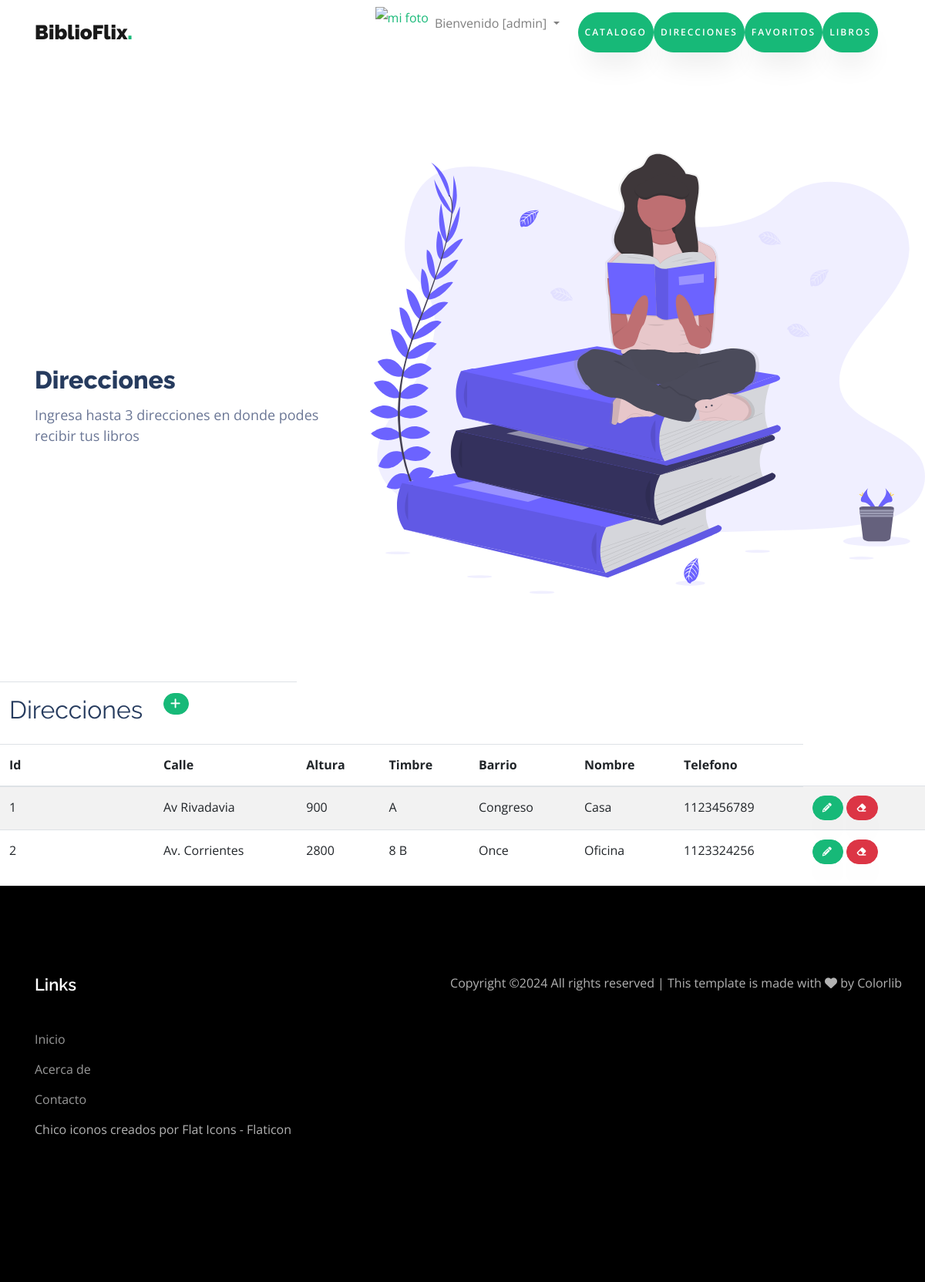
Page /direcciones/ (signed in) on the committed database.
### biblio/models.py (models this page shows, shortened)
class Direccion(models.Model):
    calle = models.CharField(max_length=100)
    altura = models.IntegerField()
    timbre = models.CharField(max_length=50, default='Sin timbre')
    barrio = models.CharField(max_length=50)
    nombre = models.CharField(max_length=50, default='Sin nombre')
    telefono = models.IntegerField()
    class Meta:
        verbose_name = "Direccion"
        verbose_name_plural = "Direcciones"

### biblio/views.py (the view)
# urls.py: path('direcciones/', direcciones, name="direcciones"),
@login_required
def direcciones(request):
    contexto = {"direcciones": Direccion.objects.all()}
    return render(request, "biblio/direcciones.html", contexto)

### biblio/templates/biblio/direcciones.html (shortened to what this page needs)
{% extends "biblio/index.html" %}
{% block titulo %}
<h2>Direcciones</h2>
<p>Ingresa hasta 3 direcciones en donde podes recibir tus libros</p>
{% endblock titulo %}
{% block contenido %}
<table class="table table-striped">
    <thead>
        <tr>
            <td width="200"><h2>Direcciones</h2></td>
            <td>
                <a
                href="{% url 'direccionesForm' %}"
                class="btn btn-primary btn-sm"
                >
                </a>
            </td>
        </tr>
        <tr>
            <th>Id</td>
            <th>Calle</td>
            <th>Altura</th>
            <th>Timbre</th>
            <th>Barrio</th>
            <th>Nombre</th>
            <th>Telefono</th>
        </tr>
    </thead>
    <tbody>
    {% for d in direcciones %}
        <tr>
            <td>{{ d.id }}</td>
            <td>{{ d.calle }}</td>
            <td>{{ d.altura }}</td>
            <td>{{ d.timbre }}</td>
            <td>{{ d.barrio }}</td>
            <td>{{ d.nombre }}</td>
            <td>{{ d.telefono }}</td>
            <th>
                <a
                  href="{% url 'direccionUpdate' d.id %}"
                  class="btn btn-primary"
                  style="--bs-btn-padding-y: .25rem; --bs-btn-padding-x: .5rem; --bs-btn-font-size: .75rem;"
                  ><i class="fa-solid fa-pencil" title="Editar"></i>
                </a>
                <a
                  href="{% url 'direccionDelete' d.id %}"
                  class="btn btn-danger"
                  style="--bs-btn-padding-y: .25rem; --bs-btn-padding-x: .5rem; --bs-btn-font-size: .75rem;"
                  ><i class="fa-solid fa-eraser" title="Borrar"></i>
                </a>
            </th>
        </tr>
    {% endfor %}
    </tbody>
</table>
{% endblock contenido %}

### biblio/templates/biblio/index.html (shortened to what this page needs)
<!DOCTYPE html>
<html lang="es">
  <head>
	{% load static %}
		<link rel="stylesheet" href="https://cdnjs.cloudflare.com/ajax/libs/font-awesome/6.0.0-beta3/css/all.min.css">
    <link rel="stylesheet" href="{% static 'css/animate.css' %}">
    <link rel="stylesheet" href="{% static 'css/owl.carousel.min.css' %}">
    <link rel="stylesheet" href="{% static 'css/owl.theme.default.min.css' %}">
    <link rel="stylesheet" href="{% static 'css/magnific-popup.css' %}">
    <link rel="stylesheet" href="{% static 'css/flaticon.css' %}">
    <link rel="stylesheet" href="{% static 'css/style.css' %}">
    <link rel="stylesheet" href="https://cdnjs.cloudflare.com/ajax/libs/font-awesome/6.4.0/css/all.min.css">
  </head>
  <body data-spy="scroll" data-target=".site-navbar-target" data-offset="300">
    <nav class="navbar navbar-expand-lg navbar-light ftco_navbar ftco-navbar-dark site-navbar-target" id="ftco-navbar">
	    <div class="container">
	      <a class="navbar-brand" href="{% url 'home' %}">BiblioFlix<span>.</span></a>
	      <div class="collapse navbar-collapse" id="ftco-nav">
	        <ul class="navbar-nav nav ml-auto">
              {% if user.is_authenticated %}
              <a href="{% url 'crearAvatar' %}">
                <img src="{{ request.session.avatar }}" height="40px" weight="40px" alt="mi foto"></a>
              <li class="nav-item dropdown">
                <a class="nav-link dropdown-toggle" href="#" id="navbarDropdown" role="button" data-toggle="dropdown" aria-haspopup="true" aria-expanded="false">
                    Bienvenido [{{ user.username }}]
                </a>
          </li>
          <nav class="navbar">
            <div class="collapse navbar-collapse" id="navbarNav">
                <ul class="navbar-nav">
                    <li class="nav-item">
                        <a class="navbar-link"><a href="{% url 'catalogo' %}" class="btn btn-primary py-3 px-2"><span>Catalogo</a>
                    <li class="nav-item">
                          <a class="navbar-link"><a href="{% url 'direcciones' %}" class="btn btn-primary py-3 px-2"><span>Direcciones</a>
                    <li class="nav-item">
                          <a class="navbar-link"><a href="{% url 'favoritos' %}" class="btn btn-primary py-3 px-2"><span>Favoritos</a>
                    <li class="nav-item">
                          <a class="navbar-link"><a href="{% url 'libros' %}" class="btn btn-primary py-3 px-2"><span>Libros</a></a>
              {% else %}
              <a class="btn btn-primary py-2 px-2" href="{% url 'login' %}">Login</a>
              <a class="btn btn-primary py-2 px-2" href="{% url 'crear' %}">Crear usuario</a>
              {% endif %}
	        </ul>
	      </div>
	    </div>
	  </nav>
	  <section class="hero-wrap js-fullheight">
      <div class="container-fluid px-0">
          <div class="row d-md-flex no-gutters slider-text align-items-center js-fullheight justify-content-end">
              <img class="one-third js-fullheight align-self-end order-md-last img-fluid" src="{% static 'images/undraw_book_lover_mkck.svg' %}" alt="">
              <div class="one-forth d-flex align-items-center ftco-animate js-fullheight">
                  <div class="text mt-5">
                      {% block titulo %}{% endblock titulo %}
                  </div>
              </div>
          </div>
      </div>
  </section>
					{% block contenido %}
					{% endblock contenido %}
    <footer class="ftco-footer ftco-section">
      <div class="container">
        <div class="row mb-5">
          <div class="col-md">
            <div class="ftco-footer-widget mb-4">
              <h2 class="ftco-heading-2">Links</h2>
              <ul class="list-unstyled">
                <li><a href="#"></span>Inicio</a></li>
                <li><a href="#"></span>Acerca de</a></li>
                <li><a href="#"></span>Contacto</a></li>
                <a href="https://www.flaticon.es/iconos-gratis/chico" title="chico iconos">Chico iconos creados por Flat Icons - Flaticon</a>
              </ul>
            </div>
          </div>
            <p>
  Copyright &copy;<script>document.write(new Date().getFullYear());</script> All rights reserved | This template is made with <i class="fa fa-heart" aria-hidden="true"></i> by <a href="https://colorlib.com" target="_blank">Colorlib</a>
  </p>
          </div>
        </div>
    </footer>
  </body>
</html>

### rows in the picture
Direccion: id "1", calle "Av Rivadavia", altura "900", timbre "A", barrio "Congreso", nombre "Casa", telefono "1123456789"
Direccion: id "2", calle "Av. Corrientes", altura "2800", timbre "8 B", barrio "Once", nombre "Oficina", telefono "1123324256"

### other values in the picture
{{ user.username }} "admin"
